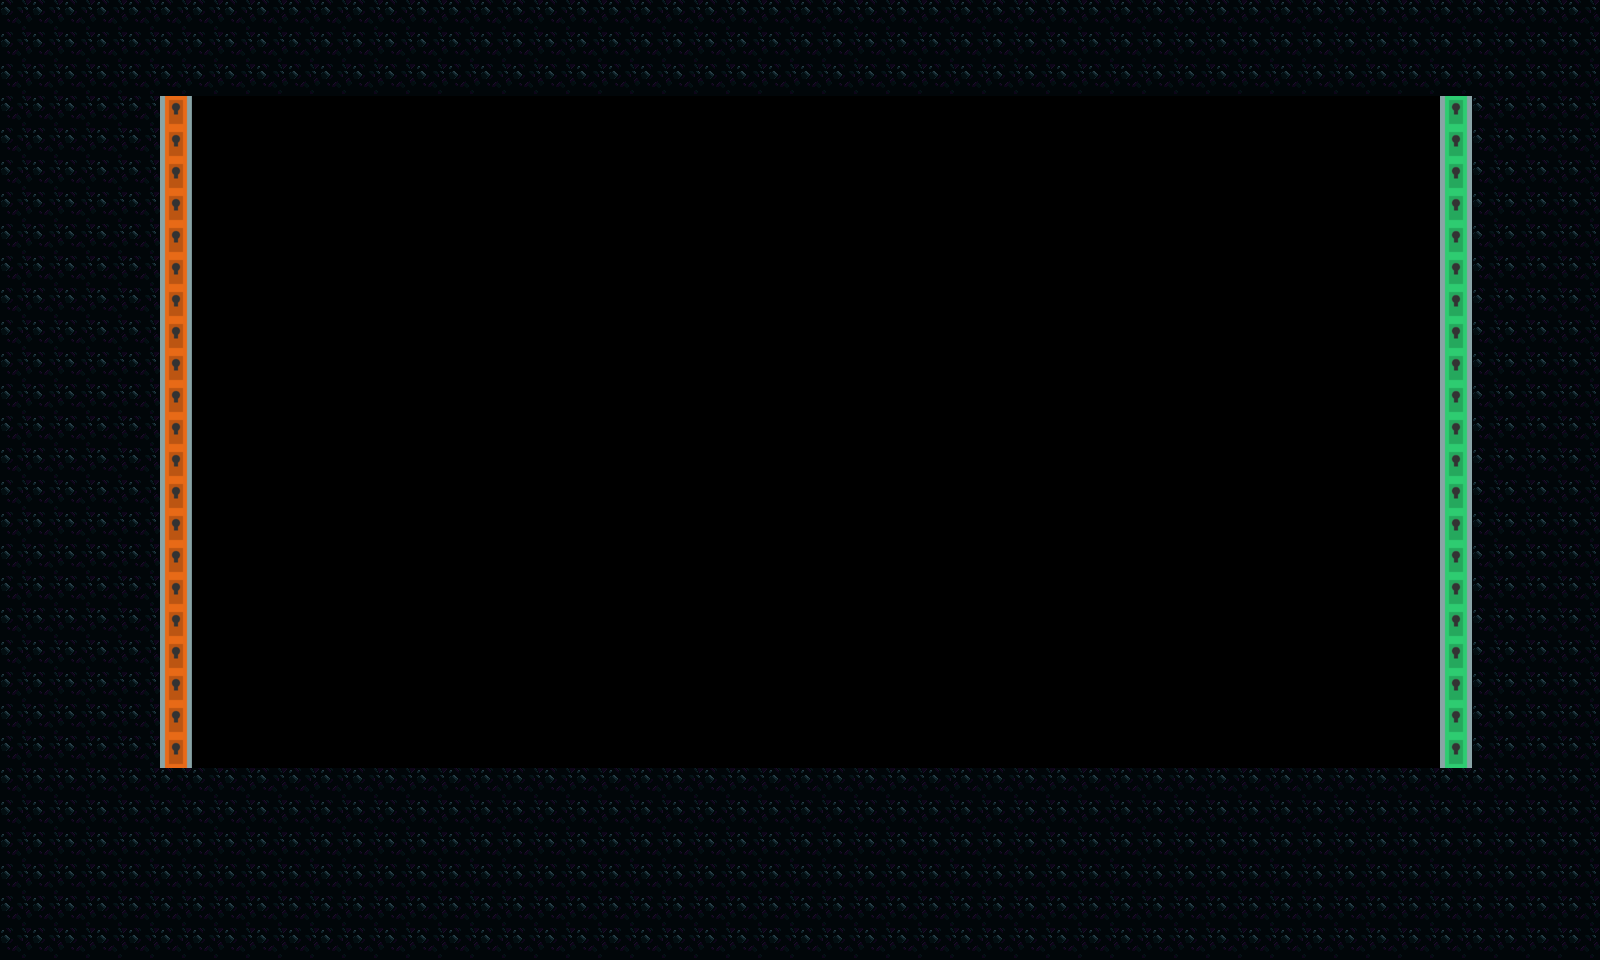

A level layout from a 2D game, rendered from its tile map. Below: a short description, then the map file with its tile-grid data intact:
An orthogonal 50x30 tile map with 32x32 px tiles, 1 tile layer (Calque de Tuiles 1), 2 tilesets and 2 objects (demon_king, left).

<map version="1.10" tiledversion="1.12.1" orientation="orthogonal" renderorder="right-down" width="50" height="30" tilewidth="32" tileheight="32" infinite="0" nextlayerid="3" nextobjectid="6">
 <tileset firstgid="1" source="mine_1.tsx" />
 <tileset firstgid="25" source="../traps.tsx" />
 <layer id="1" name="Calque de Tuiles 1" width="50" height="30">
  <data encoding="csv">
14,14,14,14,14,14,14,14,14,14,14,14,14,14,14,14,14,14,14,14,14,14,14,14,14,14,14,14,14,14,14,14,14,14,14,14,14,14,14,14,14,14,14,14,14,14,14,14,14,14,
14,14,14,14,14,14,14,14,14,14,14,14,14,14,14,14,14,14,14,14,14,14,14,14,14,14,14,14,14,14,14,14,14,14,14,14,14,14,14,14,14,14,14,14,14,14,14,14,14,14,
14,14,14,14,14,14,14,14,14,14,14,14,14,14,14,14,14,14,14,14,14,14,14,14,14,14,14,14,14,14,14,14,14,14,14,14,14,14,14,14,14,14,14,14,14,14,14,14,14,14,
14,14,14,14,14,118,0,0,0,0,0,0,0,0,0,0,0,0,0,0,0,0,0,0,0,0,0,0,0,0,0,0,0,0,0,0,0,0,0,0,0,0,0,0,0,117,14,14,14,14,
14,14,14,14,14,118,0,0,0,0,0,0,0,0,0,0,0,0,0,0,0,0,0,0,0,0,0,0,0,0,0,0,0,0,0,0,0,0,0,0,0,0,0,0,0,117,14,14,14,14,
14,14,14,14,14,118,0,0,0,0,0,0,0,0,0,0,0,0,0,0,0,0,0,0,0,0,0,0,0,0,0,0,0,0,0,0,0,0,0,0,0,0,0,0,0,117,14,14,14,14,
14,14,14,14,14,118,0,0,0,0,0,0,0,0,0,0,0,0,0,0,0,0,0,0,0,0,0,0,0,0,0,0,0,0,0,0,0,0,0,0,0,0,0,0,0,117,14,14,14,14,
14,14,14,14,14,118,0,0,0,0,0,0,0,0,0,0,0,0,0,0,0,0,0,0,0,0,0,0,0,0,0,0,0,0,0,0,0,0,0,0,0,0,0,0,0,117,14,14,14,14,
14,14,14,14,14,118,0,0,0,0,0,0,0,0,0,0,0,0,0,0,0,0,0,0,0,0,0,0,0,0,0,0,0,0,0,0,0,0,0,0,0,0,0,0,0,117,14,14,14,14,
14,14,14,14,14,118,0,0,0,0,0,0,0,0,0,0,0,0,0,0,0,0,0,0,0,0,0,0,0,0,0,0,0,0,0,0,0,0,0,0,0,0,0,0,0,117,14,14,14,14,
14,14,14,14,14,118,0,0,0,0,0,0,0,0,0,0,0,0,0,0,0,0,0,0,0,0,0,0,0,0,0,0,0,0,0,0,0,0,0,0,0,0,0,0,0,117,14,14,14,14,
14,14,14,14,14,118,0,0,0,0,0,0,0,0,0,0,0,0,0,0,0,0,0,0,0,0,0,0,0,0,0,0,0,0,0,0,0,0,0,0,0,0,0,0,0,117,14,14,14,14,
14,14,14,14,14,118,0,0,0,0,0,0,0,0,0,0,0,0,0,0,0,0,0,0,0,0,0,0,0,0,0,0,0,0,0,0,0,0,0,0,0,0,0,0,0,117,14,14,14,14,
14,14,14,14,14,118,0,0,0,0,0,0,0,0,0,0,0,0,0,0,0,0,0,0,0,0,0,0,0,0,0,0,0,0,0,0,0,0,0,0,0,0,0,0,0,117,14,14,14,14,
14,14,14,14,14,118,0,0,0,0,0,0,0,0,0,0,0,0,0,0,0,0,0,0,0,0,0,0,0,0,0,0,0,0,0,0,0,0,0,0,0,0,0,0,0,117,14,14,14,14,
14,14,14,14,14,118,0,0,0,0,0,0,0,0,0,0,0,0,0,0,0,0,0,0,0,0,0,0,0,0,0,0,0,0,0,0,0,0,0,0,0,0,0,0,0,117,14,14,14,14,
14,14,14,14,14,118,0,0,0,0,0,0,0,0,0,0,0,0,0,0,0,0,0,0,0,0,0,0,0,0,0,0,0,0,0,0,0,0,0,0,0,0,0,0,0,117,14,14,14,14,
14,14,14,14,14,118,0,0,0,0,0,0,0,0,0,0,0,0,0,0,0,0,0,0,0,0,0,0,0,0,0,0,0,0,0,0,0,0,0,0,0,0,0,0,0,117,14,14,14,14,
14,14,14,14,14,118,0,0,0,0,0,0,0,0,0,0,0,0,0,0,0,0,0,0,0,0,0,0,0,0,0,0,0,0,0,0,0,0,0,0,0,0,0,0,0,117,14,14,14,14,
14,14,14,14,14,118,0,0,0,0,0,0,0,0,0,0,0,0,0,0,0,0,0,0,0,0,0,0,0,0,0,0,0,0,0,0,0,0,0,0,0,0,0,0,0,117,14,14,14,14,
14,14,14,14,14,118,0,0,0,0,0,0,0,0,0,0,0,0,0,0,0,0,0,0,0,0,0,0,0,0,0,0,0,0,0,0,0,0,0,0,0,0,0,0,0,117,14,14,14,14,
14,14,14,14,14,118,0,0,0,0,0,0,0,0,0,0,0,0,0,0,0,0,0,0,0,0,0,0,0,0,0,0,0,0,0,0,0,0,0,0,0,0,0,0,0,117,14,14,14,14,
14,14,14,14,14,118,0,0,0,0,0,0,0,0,0,0,0,0,0,0,0,0,0,0,0,0,0,0,0,0,0,0,0,0,0,0,0,0,0,0,0,0,0,0,0,117,14,14,14,14,
14,14,14,14,14,118,0,0,0,0,0,0,0,0,0,0,0,0,0,0,0,0,0,0,0,0,0,0,0,0,0,0,0,0,0,0,0,0,0,0,0,0,0,0,0,117,14,14,14,14,
14,14,14,14,14,14,14,14,14,14,14,14,14,14,14,14,14,14,14,14,14,14,14,14,14,14,14,14,14,14,14,14,14,14,14,14,14,14,14,14,14,14,14,14,14,14,14,14,14,14,
14,14,14,14,14,14,14,14,14,14,14,14,14,14,14,14,14,14,14,14,14,14,14,14,14,14,14,14,14,14,14,14,14,14,14,14,14,14,14,14,14,14,14,14,14,14,14,14,14,14,
14,14,14,14,14,14,14,14,14,14,14,14,14,14,14,14,14,14,14,14,14,14,14,14,14,14,14,14,14,14,14,14,14,14,14,14,14,14,14,14,14,14,14,14,14,14,14,14,14,14,
14,14,14,14,14,14,14,14,14,14,14,14,14,14,14,14,14,14,14,14,14,14,14,14,14,14,14,14,14,14,14,14,14,14,14,14,14,14,14,14,14,14,14,14,14,14,14,14,14,14,
14,14,14,14,14,14,14,14,14,14,14,14,14,14,14,14,14,14,14,14,14,14,14,14,14,14,14,14,14,14,14,14,14,14,14,14,14,14,14,14,14,14,14,14,14,14,14,14,14,14,
14,14,14,14,14,14,14,14,14,14,14,14,14,14,14,14,14,14,14,14,14,14,14,14,14,14,14,14,14,14,14,14,14,14,14,14,14,14,14,14,14,14,14,14,14,14,14,14,14,14
</data>
 </layer>
 <objectgroup id="2" name="Calque d'Objets 1">
  <object id="1" name="demon_king" x="780" y="398.667" width="124" height="130.667">
   <properties>
    <property name="obj_type" value="boss" />
   </properties>
   <ellipse />
  </object>
  <object id="5" name="left" x="294" y="556" width="64" height="62">
   <properties>
    <property name="obj_type" value="spawnpoint" />
   </properties>
  </object>
 </objectgroup>
</map>
